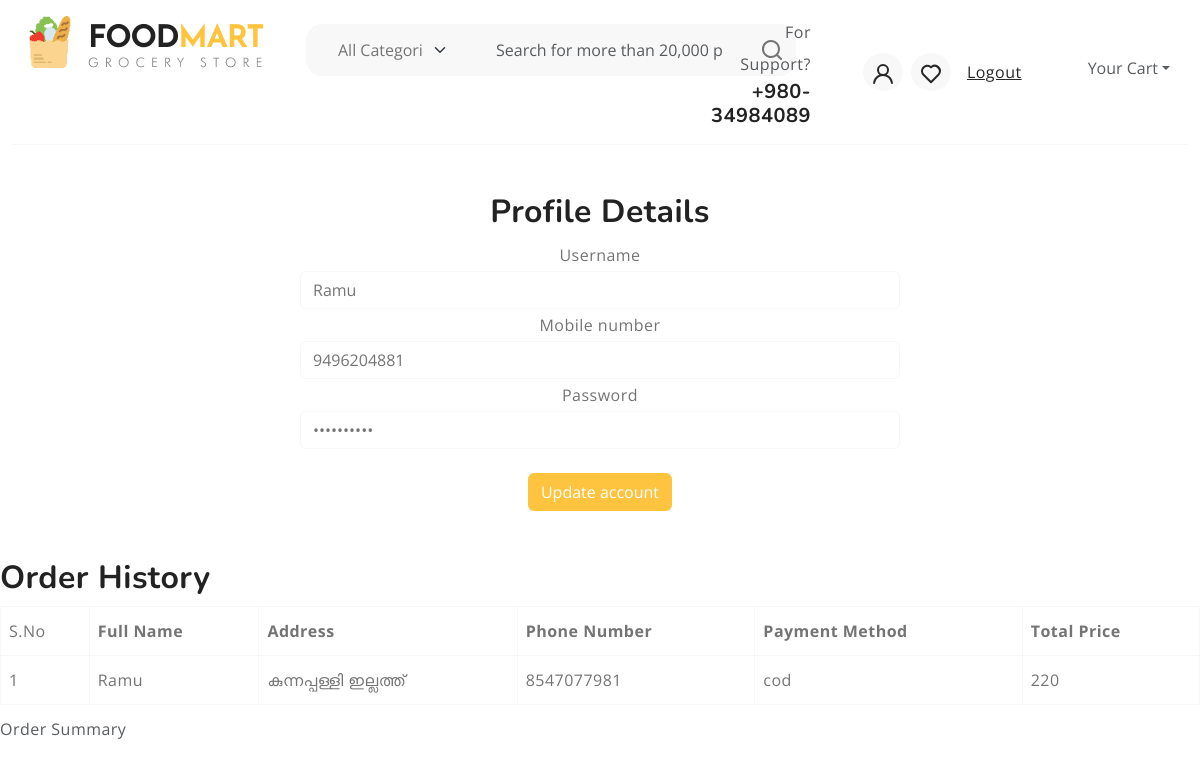
/myaccount/ (signed in), run on the app's committed database.
### Grocerapp/models.py (models this page shows)
class tbl_signup(models.Model):
    Username=models.CharField(max_length=50,null=True)
    Mobile=models.IntegerField(null=True)
    Password=models.CharField(max_length=50,null=True)

class tbl_order(models.Model):
    Fullname=models.CharField(max_length=40,null=True)
    Address=models.CharField(max_length=300,null=True)
    Phonenumber=models.IntegerField(null=True)
    Paymentmethod=models.CharField(max_length=50,null=True)
    Total_price=models.IntegerField(null=True)
    User=models.ForeignKey(tbl_signup,on_delete=models.CASCADE,null=True)
    STATUS_CHOICES = [
        ('Pending', 'Pending'),
        ('Out for Delivery', 'Out for Delivery'),
        ('Delivered', 'Delivered'),
        ('Cancelled', 'Cancelled'),
    ]
    Status=models.CharField(max_length=40,choices=STATUS_CHOICES,default='Pending')

### Grocerapp/views.py (the view)
# urls.py: path('myaccount/',views.myaccount),
def myaccount(request):
    user=tbl_signup.objects.get(id=request.session['userid'])
    order=tbl_order.objects.filter(User=request.session['userid'])
    return render(request,'myaccount.html',{'user':user,'order':order})

### templates/myaccount.html (shortened to what this page needs)
<!doctype html>
<html lang="en">
<head>
</head>
<body>
{% include 'indexnav.html' %}
<center><section style="width:50%;" class="mb-5">
  <h2>Profile Details</h2>
    <form id="signupForm" novalidate>
      <div class="field">
        <label for="username">Username</label>
        <input id="username" name="username" class="form-control " type="text" value="{{user.Username}}" placeholder="Your username" required minlength="3" />
      </div>
      <div class="field">
        <label for="mobile">Mobile number</label>
        <input id="mobile" name="mobile" class="form-control" type="tel" value="{{user.Mobile}}" placeholder="e.g. +91 98765 43210" pattern="^\\+?[0-9\- ]{7,15}$" required />
      </div>
      <div class="field">
        <label for="password">Password</label>
        <input id="password" name="password" class="form-control" type="password" value="{{user.Password}}" placeholder="Choose a strong password" minlength="6" required />
      </div>
      <div class="actions">
        <button type="submit" class="btn btn-primary mt-4">Update account</button>
      </div>
    </form>
</section>
  </center>
  <section>
    <h2>Order History</h2>
    <table class="table table-bordered">
      <caption>Order Summary</caption>
      <thead>
        <tr>
          <td>S.No</td>
          <th>Full Name</th>
          <th>Address</th>
          <th>Phone Number</th>
          <th>Payment Method</th>
          <th>Total Price</th>
        </tr>
      </thead>
      <tbody>
      {% for L in order %}
        <tr>
          <td>{{forloop.counter}}</td>
          <td>{{L.Fullname}}</td>
          <td>{{L.Address}}</td>
          <td>{{L.Phonenumber}}</td>
          <td>{{L.Paymentmethod}}</td>
          <td>{{L.Total_price}}</td>
        </tr>
      {% endfor %}
      </tbody>
    </table>
  </section>
</body>
</html>

### static/style.css (style rules this page uses)
:root { --header-height : 160px; --header-height-min : 80px; }
:root { --accent-color : #FFC43F; --dark-color : #222222; --light-dark-color : #727272; --light-color : #fff; --grey-color : #dbdbdb; --light-grey-color : #fafafa; --primary-color : #6995B1; --light-primary-color : #eef1f3; }
:root { --body-font : "Open Sans", sans-serif; --heading-font : "Nunito", sans-serif; }
body { --bs-link-color: #333; --bs-link-hover-color:#333; --bs-link-color-rgb: 40,40,40; --bs-link-hover-color-rgb: 0,0,0; --bs-light-rgb: 248, 248, 248; --bs-font-sans-serif: "Open Sans", sans-serif; --bs-body-font-family: var(--bs-font-sans-serif); --bs-body-font-size: 1rem; --bs-body-font-weight: 400; --bs-body-line-height: 2; --bs-body-color: #747474; --bs-primary: #FFC43F; --bs-primary-rgb: 255, 196, 63; --bs-success: #a3be4c; --bs-success-rgb: 163, 190, 76; --bs-primary-bg-subtle: #FFF9EB; --bs-success-bg-subtle: #eef5e5; --bs-border-color: #F7F7F7; --bs-secondary-rgb: 230, 243, 251; --bs-danger-rgb: 249, 235, 231; --bs-warning-rgb: 255, 249, 235; --bs-info-rgb: 230, 243, 250; }
.btn-primary { --bs-btn-color: #fff; --bs-btn-bg: #ffc43f; --bs-btn-border-color: transparent; --bs-btn-hover-color: #fff; --bs-btn-hover-bg: #f7a422; --bs-btn-hover-border-color: transparent; --bs-btn-focus-shadow-rgb: 49,132,253; --bs-btn-active-color: #fff; --bs-btn-active-bg: #ffc43f; --bs-btn-active-border-color: transparent; --bs-btn-active-shadow: inset 0 3px 5px rgba(0, 0, 0, 0.125); --bs-btn-disabled-color: #fff; --bs-btn-disabled-bg: #d3d7dd; --bs-btn-disabled-border-color: transparent; }
body { letter-spacing: 0.03em; }
h1,h2,h3,h4,h5,h6 { font-family: var(--heading-font); color: var(--dark-color); font-weight: 700; }

### data on the page
tbl_signup: username "Ramu", mobile "9496204881"
tbl_order: Fullname "Ramu", Address "കുന്നപ്പള്ളി ഇല്ലത്ത്", Phonenumber "8547077981", Paymentmethod "cod", Total_price "220"
